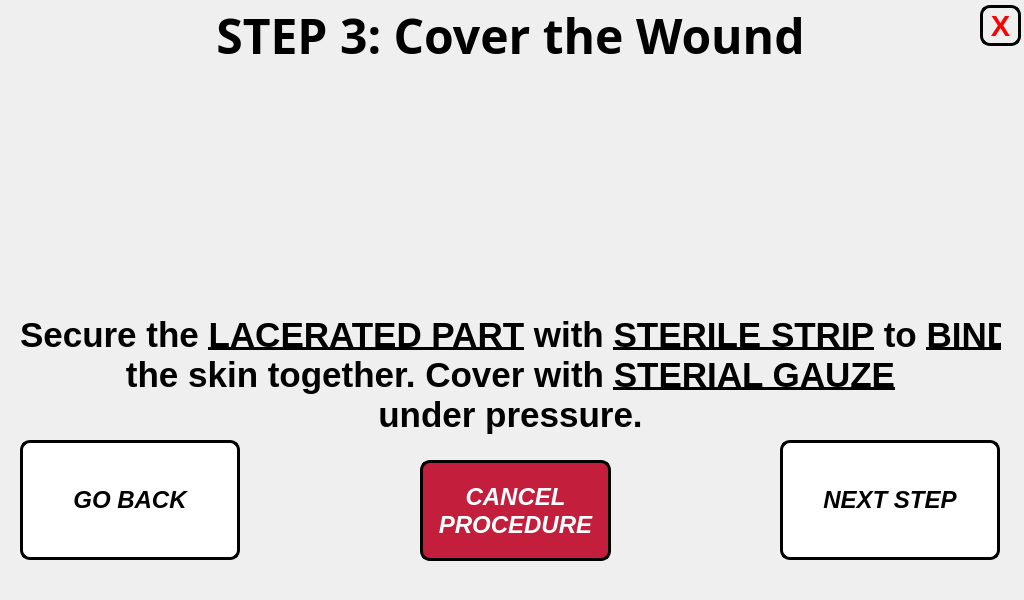
<?xml version="1.0" encoding="UTF-8"?>
<ui version="4.0">
 <class>step_1_window</class>
 <widget class="QMainWindow" name="step_1_window">
  <property name="geometry">
   <rect>
    <x>0</x>
    <y>0</y>
    <width>1024</width>
    <height>600</height>
   </rect>
  </property>
  <property name="minimumSize">
   <size>
    <width>1024</width>
    <height>600</height>
   </size>
  </property>
  <property name="maximumSize">
   <size>
    <width>1024</width>
    <height>600</height>
   </size>
  </property>
  <property name="windowTitle">
   <string>Step 1 Procedure</string>
  </property>
  <widget class="QWidget" name="centralwidget">
   <widget class="QLabel" name="title_step">
    <property name="geometry">
     <rect>
      <x>5</x>
      <y>0</y>
      <width>1011</width>
      <height>71</height>
     </rect>
    </property>
    <property name="font">
     <font>
      <family>Unispace</family>
      <pointsize>18</pointsize>
      <weight>75</weight>
      <bold>true</bold>
     </font>
    </property>
    <property name="text">
     <string>&lt;html&gt;&lt;head/&gt;&lt;body&gt;&lt;p align=&quot;center&quot;&gt;&lt;span style=&quot; font-size:36pt;&quot;&gt;STEP 3: Cover the Wound&lt;/span&gt;&lt;/p&gt;&lt;/body&gt;&lt;/html&gt;</string>
    </property>
    <property name="alignment">
     <set>Qt::AlignCenter</set>
    </property>
   </widget>
   <widget class="QLabel" name="text_steps">
    <property name="geometry">
     <rect>
      <x>20</x>
      <y>300</y>
      <width>981</width>
      <height>151</height>
     </rect>
    </property>
    <property name="font">
     <font>
      <pointsize>14</pointsize>
      <weight>75</weight>
      <bold>true</bold>
     </font>
    </property>
    <property name="text">
     <string>&lt;html&gt;&lt;head/&gt;&lt;body&gt;&lt;p align=&quot;center&quot;&gt;&lt;span style=&quot; font-size:26pt;&quot;&gt;Secure the &lt;/span&gt;&lt;span style=&quot; font-size:26pt; text-decoration: underline;&quot;&gt;LACERATED PART&lt;/span&gt;&lt;span style=&quot; font-size:26pt;&quot;&gt; with &lt;/span&gt;&lt;span style=&quot; font-size:26pt; text-decoration: underline;&quot;&gt;STERILE STRIP&lt;/span&gt;&lt;span style=&quot; font-size:26pt;&quot;&gt; to &lt;/span&gt;&lt;span style=&quot; font-size:26pt; text-decoration: underline;&quot;&gt;BIND&lt;/span&gt;&lt;span style=&quot; font-size:26pt;&quot;&gt;&lt;br/&gt;the skin together. Cover with &lt;/span&gt;&lt;span style=&quot; font-size:26pt; text-decoration: underline;&quot;&gt;STERIAL GAUZE&lt;br/&gt;&lt;/span&gt;&lt;span style=&quot; font-size:26pt;&quot;&gt;under pressure.&lt;/span&gt;&lt;/p&gt;&lt;/body&gt;&lt;/html&gt;</string>
    </property>
   </widget>
   <widget class="QLabel" name="gif_player_label">
    <property name="geometry">
     <rect>
      <x>330</x>
      <y>70</y>
      <width>360</width>
      <height>240</height>
     </rect>
    </property>
    <property name="minimumSize">
     <size>
      <width>360</width>
      <height>240</height>
     </size>
    </property>
    <property name="maximumSize">
     <size>
      <width>360</width>
      <height>240</height>
     </size>
    </property>
    <property name="font">
     <font>
      <family>Unispace</family>
      <pointsize>16</pointsize>
      <weight>75</weight>
      <bold>true</bold>
     </font>
    </property>
    <property name="frameShape">
     <enum>QFrame::NoFrame</enum>
    </property>
    <property name="lineWidth">
     <number>1</number>
    </property>
    <property name="text">
     <string/>
    </property>
    <property name="alignment">
     <set>Qt::AlignCenter</set>
    </property>
   </widget>
   <widget class="QPushButton" name="next_step_button">
    <property name="geometry">
     <rect>
      <x>780</x>
      <y>440</y>
      <width>220</width>
      <height>120</height>
     </rect>
    </property>
    <property name="minimumSize">
     <size>
      <width>220</width>
      <height>120</height>
     </size>
    </property>
    <property name="maximumSize">
     <size>
      <width>220</width>
      <height>120</height>
     </size>
    </property>
    <property name="font">
     <font>
      <pointsize>18</pointsize>
      <weight>75</weight>
      <italic>true</italic>
      <bold>true</bold>
     </font>
    </property>
    <property name="cursor">
     <cursorShape>PointingHandCursor</cursorShape>
    </property>
    <property name="styleSheet">
     <string notr="true">QPushButton:hover:!pressed
{
  background-color: rgb(195,30,60);
}

QPushButton
{
  background-color: white;
color: black;
border-style: outset;
border-width: 3px;
border-radius:10px;
border-color: black;
}</string>
    </property>
    <property name="text">
     <string>NEXT STEP</string>
    </property>
   </widget>
   <widget class="QPushButton" name="go_back_button">
    <property name="geometry">
     <rect>
      <x>20</x>
      <y>440</y>
      <width>220</width>
      <height>120</height>
     </rect>
    </property>
    <property name="minimumSize">
     <size>
      <width>220</width>
      <height>120</height>
     </size>
    </property>
    <property name="maximumSize">
     <size>
      <width>220</width>
      <height>120</height>
     </size>
    </property>
    <property name="font">
     <font>
      <pointsize>18</pointsize>
      <weight>75</weight>
      <italic>true</italic>
      <bold>true</bold>
     </font>
    </property>
    <property name="styleSheet">
     <string notr="true">QPushButton:hover:!pressed
{
  background-color: rgb(195,30,60);
}

QPushButton
{
  background-color: white;
color: black;
border-style: outset;
border-width: 3px;
border-radius:10px;
border-color: black;
}</string>
    </property>
    <property name="text">
     <string>GO BACK</string>
    </property>
   </widget>
   <widget class="QLabel" name="label">
    <property name="geometry">
     <rect>
      <x>0</x>
      <y>0</y>
      <width>1024</width>
      <height>600</height>
     </rect>
    </property>
    <property name="minimumSize">
     <size>
      <width>1024</width>
      <height>600</height>
     </size>
    </property>
    <property name="maximumSize">
     <size>
      <width>1024</width>
      <height>600</height>
     </size>
    </property>
    <property name="text">
     <string/>
    </property>
    <property name="pixmap">
     <pixmap>../pictures/program_pictures/main_wallpaper.png</pixmap>
    </property>
   </widget>
   <widget class="QPushButton" name="end_procedure_now_button">
    <property name="geometry">
     <rect>
      <x>420</x>
      <y>460</y>
      <width>191</width>
      <height>101</height>
     </rect>
    </property>
    <property name="minimumSize">
     <size>
      <width>0</width>
      <height>0</height>
     </size>
    </property>
    <property name="maximumSize">
     <size>
      <width>16777215</width>
      <height>16777215</height>
     </size>
    </property>
    <property name="font">
     <font>
      <pointsize>18</pointsize>
      <weight>75</weight>
      <italic>true</italic>
      <bold>true</bold>
     </font>
    </property>
    <property name="styleSheet">
     <string notr="true">QPushButton:hover:!pressed
{
  background-color: grey;
}

QPushButton
{
  background-color: rgb(195,30,60);
color: white;
border-style: outset;
border-width: 3px;
border-radius:10px;
border-color: black;
}</string>
    </property>
    <property name="text">
     <string>CANCEL
PROCEDURE</string>
    </property>
   </widget>
   <widget class="QPushButton" name="close_button">
    <property name="geometry">
     <rect>
      <x>980</x>
      <y>5</y>
      <width>41</width>
      <height>41</height>
     </rect>
    </property>
    <property name="font">
     <font>
      <pointsize>22</pointsize>
      <weight>75</weight>
      <bold>true</bold>
     </font>
    </property>
    <property name="styleSheet">
     <string notr="true">QPushButton:hover:!pressed
{
  background-color: rgb(195,30,60);
}

QPushButton
{

color: red;
border-style: outset;
border-width: 3px;
border-radius:10px;
border-color: black;
}
</string>
    </property>
    <property name="text">
     <string>X</string>
    </property>
   </widget>
   <zorder>label</zorder>
   <zorder>title_step</zorder>
   <zorder>text_steps</zorder>
   <zorder>gif_player_label</zorder>
   <zorder>next_step_button</zorder>
   <zorder>go_back_button</zorder>
   <zorder>end_procedure_now_button</zorder>
   <zorder>close_button</zorder>
  </widget>
 </widget>
 <resources/>
 <connections/>
</ui>
